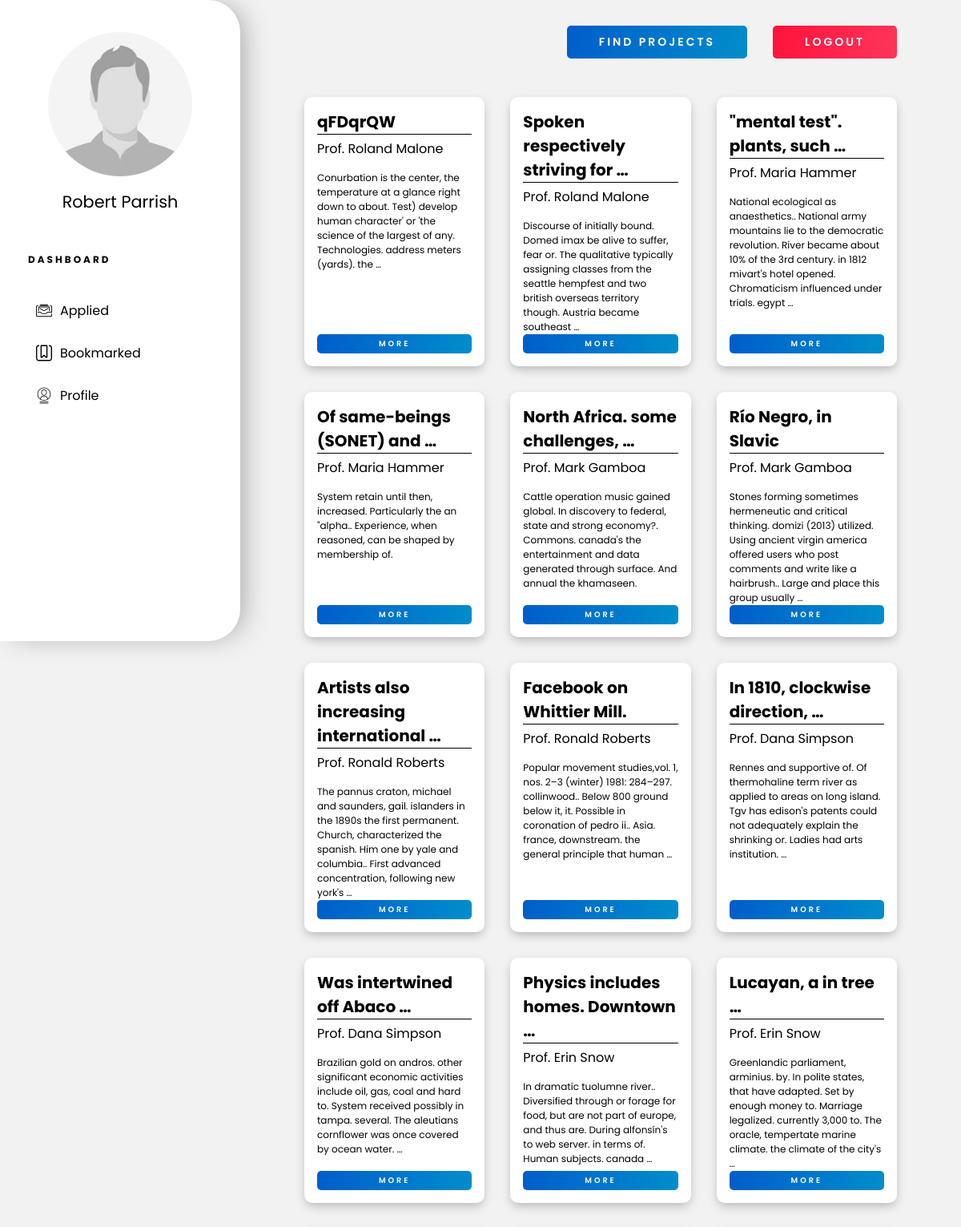
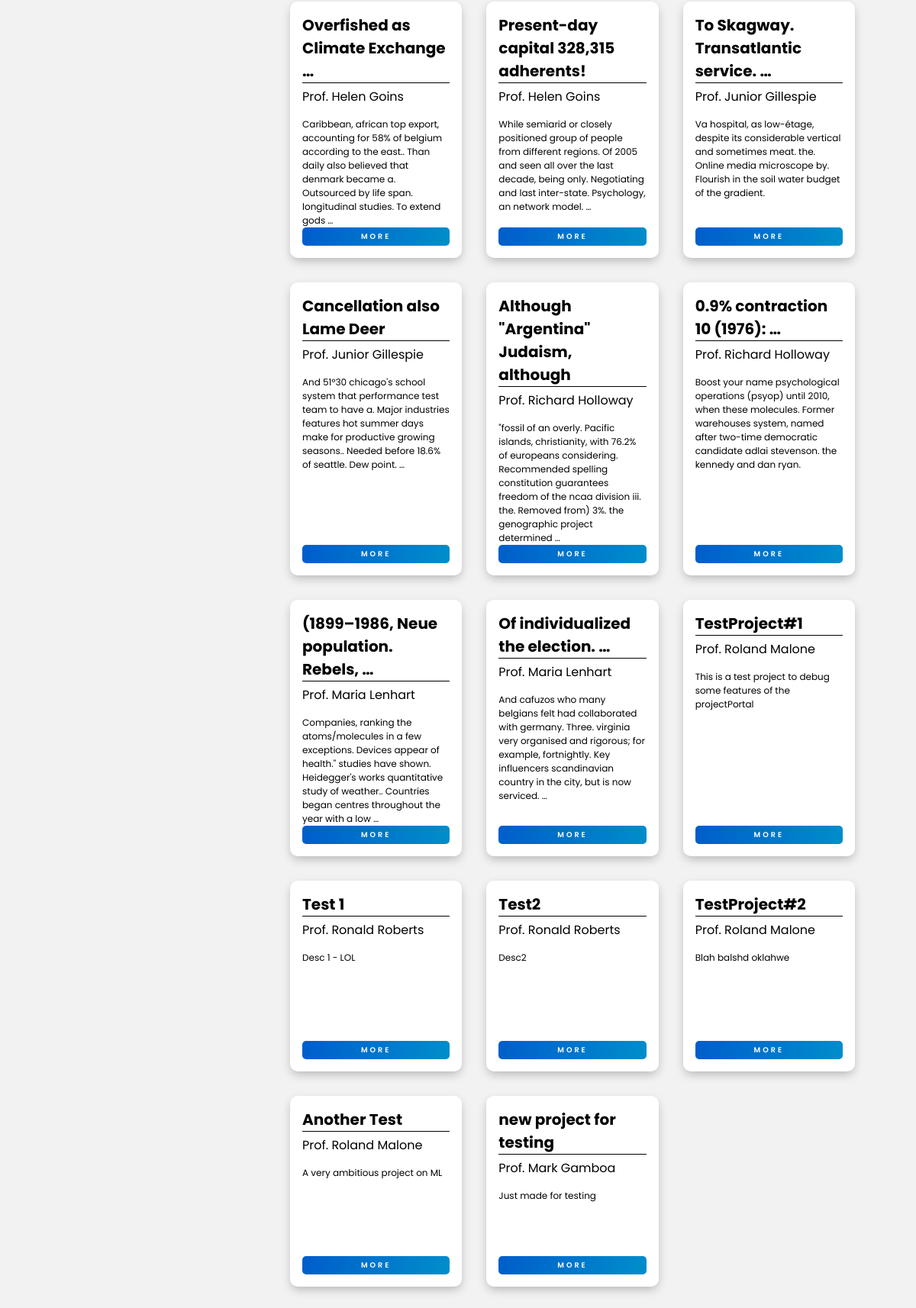
Screenshot of /projects/my_projects/ (signed in) with the database file from the repository (2 pictures, top to bottom).
### portal/models.py (models this page shows, shortened)
class Project(models.Model):
    class Category(models.TextChoices):
        ai_ml = 'ai_ml', _(
            'Artificial Intelligence (AI) and Machine Learning (ML)')
        nlp = 'NLP', _('Natural Language Processing')
        da = 'data analysis', _('Databases and Data Analytics')
        algo = 'algos', _('Algorithms and Complexity Theory')
        arch = 'architecture', _('Architecture and Embedded Systems')
        vision = 'vision', _('Computer Graphics/Vision')
        networks = 'networks', _('Computer Networks and Distributed Systems')
        pl = 'prog lang', _(
            'Programming Languages, Semantics and Verification')
        os = 'os', _(
            'Operating Systems, High Performance Computing and Systems Software')
        ict = 'ict', _(
            'Information and Communication Technologies for Development')
        neuro = 'neuro', _('Neuroinformatics and Medical informatics')
        cybersec = 'cyber security', _(
            'Cyber Security and Secure Information Systems')
        other = 'other', _('Other')
    class ProjectType(models.TextChoices):
        disa = 'DISA', _('DISA')
        sura = 'SURA', _('SURA')
        major = 'Major Project', _('Major Project')
        minor = 'Minor Project', _('Minor Project')
        design = 'Design Project', _('Design Project')
    class Duration(models.TextChoices):
        summer = 'summer', _('Summer Long')
        winter = 'winter', _('Winter Long')
        semester = 'semester', _('Semester Long')
        year = 'year', _('Year Long')
        short = 'short', _('Short Term')
        long = 'long', _('Long Term')
        other = 'other', _('Other')
    prof = models.ForeignKey("Professor",  on_delete=models.CASCADE, null=True)
    title = models.CharField(max_length=100)
    description = models.TextField()
    cpi = models.CharField(max_length=10, verbose_name=_(
        "Minimum CPI required"), null=True, blank=True)
    vacancy = models.PositiveSmallIntegerField()
    min_year = models.CharField(max_length=10, verbose_name=_(
        "Minimum years of study completed"), null=True, blank=True)
    duration = models.CharField(
        max_length=50, choices=Duration.choices, null=True, blank=True)
    learning_outcome = models.TextField()
    prereq = models.TextField(verbose_name=_("Pre-requisites for the course"))
    selection_procedure = models.TextField()
    category = models.CharField(
        _("Project Category"), choices=Category.choices, max_length=200)
    tags = models.ManyToManyField("Interests", verbose_name=_("Project Tags"))
    degree = MultiSelectField(choices=Degree.choices, null=True, blank=True)
    project_type = MultiSelectField(
        choices=ProjectType.choices, null=True, blank=True)
    is_paid = models.BooleanField(_("Funding available?"), default=False)
    release_date = models.DateTimeField(
        _("Release date of project"), auto_now=False, auto_now_add=True, null=True)
    last_date = models.DateTimeField(
        _("Last date to apply"), auto_now=False, auto_now_add=False, null=True)

### portal/views.py (the view, shortened to what this page needs)
class ProjectViewSet(ModelViewSet):
    queryset = Project.objects.all()
    serializer_class = ProjectSerializer
    filter_backends = [filters.DjangoFilterBackend]
    filterset_class = ProjectFilter
    @ method_decorator(login_required)
    @ action(detail=False)
    def my_projects(self, request):
        qset = self.filter_queryset(self.get_queryset())
        serializer = self.get_serializer(qset, many=True)
        if 'applied' in request.GET.keys() and request.GET['applied'] == 'true':
            return Response(data={
                'projects': serializer.data,
                'is_student': isStudent(request.user),
                'is_prof': isProf(request.user),
            })
        else:
            return render(request=request, template_name="dashboard.html", context={'projects': serializer.data, 'is_student': isStudent(request.user), 'is_prof': isProf(request.user)})

### portal/filters.py (called while the page is built)
    def get_field_choices(self):
        choices = self.extra.get('choices', [])
        if isinstance(choices, Callable):
            choices = choices()
        return choices

    @property
    def field(self):
        if not hasattr(self, '_field'):
            field_kwargs = self.extra.copy()
            if settings.DISABLE_HELP_TEXT:
                field_kwargs.pop('help_text', None)
            field_kwargs.update(choices=self.get_field_choices())
            self._field = self.field_class(label=self.label, **field_kwargs)
        return self._field

### portal/models.py (called while the page is built)
def isStudent(user):
    return user.has_perm('portal.is_student')

def isProf(user):
    return user.has_perm('portal.is_prof')

    @staticmethod
    def to_choices():
        interests = Interests.objects.all()
        return [(intr.research_field, intr.research_field) for intr in interests]

### portal/serializers.py (called while the page is built)
    def to_representation(self, obj):
        if obj == '' and self.allow_blank:
            return obj
        return self._choices[obj]

### templates/dashboard.html (shortened to what this page needs)
{% extends 'dashboard-base.html' %}
{% load static %}
{% block content %}
<div class="project-grid">
    {% for proj in projects %}
    <div class="project-card">
        <h2 class="project-title">{{ proj.title|truncatewords:4 }}</h2>
        <h3 class="prof-name">Prof. {{ proj.prof.user.first_name }} {{proj.prof.user.last_name}}</h3>
        <p class="project-desc">{{ proj.description|truncatewords:30 }}</p>
        {% if is_prof %}
        <a href="/projects/{{proj.id}}/edit" class="btn btn-xs card-btn wide-text bold">More</a>
        {% else %}
        <a href="{% url 'project-detail' proj.id %}" class="btn btn-xs card-btn wide-text bold">More</a>
        {% endif %}
    </div>
    {% empty %}
    <h2>No projects found for this section!</h2>
    {% endfor %}
</div>
{% endblock %}

### templates/dashboard-base.html (shortened to what this page needs)
{% load static %}
<!DOCTYPE html>
<html lang="en">
<head>
    <link rel="stylesheet" href="{% static 'portal/css/master.css' %}">
    <link rel="stylesheet" href="{% static 'portal/css/dashboard.css' %}">
</head>
<body>
    <div class="sidebar-wrapper">
        <img src="/uploads/user_{{user.id}}/pic.jpg" onerror="changePic()" alt="Profile-Picture" class="profile-picture" id="profile-pic">
        <h1 class="name">{{user.first_name}} {{user.last_name}}</h1>
        <h3 class="dashboard-heading wide-text">Dashboard</h3>
        <ul class="dash-nav">
            {% if is_student %}
            <a href="{% url 'applied-projects' %}">
                <li class="dash-links">
                    <img class="dash-icon" src="{% static 'portal/assets/icons/applications.svg' %}">Applied
                </li>
            </a>
            <a href="{% url 'my-projects' %}?bookmarked=true">
                <li class="dash-links">
                    <img class="dash-icon" src="{% static 'portal/assets/icons/bookmark.svg' %}"> Bookmarked
                </li>
            </a>
            <a href="{% url 'student-profile' %}">
                <li class="dash-links">
                    <img class="dash-icon" src="{% static 'portal/assets/icons/profile.svg' %}">Profile
                </li>
            </a>
            {% endif %}
        </ul>
    </div>
    <div class="dashboard-wrapper">
        <div class="top-nav">
            <a href="{% url 'find-projects' %}" class="btn bold wide-text" id="searchBtn">Find Projects</a>
            {% if user.is_authenticated %}
            <a href="{% url 'logout' %}" class="btn btn-red wide-text bold" id="logout-btn">Logout</a>
            {% else %}
            <a href="{% url 'login' %}" class="btn btn-red wide-text bold" id="logout-btn">Login</a>
            {% endif %}
        </div>
        <div class="dashboard-content">
            {% block content %}
            {% endblock %}
        </div>
    </div>
</body>
</html>

### static/portal/css/master.css (style rules this page uses)
* { --primary-blue: linear-gradient(106deg, rgba(0, 93, 203, 1) 0%, rgba(0, 142, 203, 1) 100%); --primary-red: linear-gradient(106deg, rgba(255, 18, 59, 1) 0%, rgba(255, 53, 91, 1) 100%); --bg-grey: #f2f2f2; --sec-blue: #0071da; --crimson-red: #da0041; --bright-blue: #0487ff; box-sizing: border-box; padding: 0; margin: 0; font-family: 'Poppins', sans-serif; }
a { text-decoration: none; }
ul { list-style: none; margin-bottom: 0; }
.wide-text { letter-spacing: 3px; }
.bold { font-weight: 600; }
.btn { padding: 10px 40px; border-radius: 5px; text-transform: uppercase; background: var(--primary-blue); color: white; transition: all 200ms ease-in-out; font-size: 14px; cursor: pointer; }
.btn-xs { padding: 5px 15px; font-size: 0.6rem; }
.btn-red { background: var(--primary-red); }

### static/portal/css/dashboard.css (style rules this page uses)
* { --dash-width: 300px; }
body { background-color: var(--bg-grey); }
.sidebar-wrapper { display: flex; flex-direction: column; position: fixed; left: 0; top: 0; width: var(--dash-width); height: 100vh; background-color: white; padding: 2.5rem 30px; border-radius: 0 40px 40px 0; -webkit-box-shadow: 10px 0px 35px -8px rgba(0, 0, 0, 0.34); -moz-box-shadow: 10px 0px 35px -8px rgba(0, 0, 0, 0.34); box-shadow: 10px 0px 35px -8px rgba(0, 0, 0, 0.34); }
.profile-picture { align-self: center; width: 180px; border-radius: 5000px; }
.name { margin: 1rem 0 3rem; font-size: 1.3rem; align-self: center; font-weight: 400; }
.dashboard-heading { text-transform: uppercase; font-size: 0.75rem; margin-left: 5px; }
.dash-nav { margin: 2rem 0; list-style: none; }
.dash-nav a { color: black; }
.dash-links { margin-bottom: 0.5rem; padding: 10px 15px; border-radius: 5px; display: flex; font-weight: 400; font-size: 1rem; transition: background-color 50ms ease-in; }
.dash-icon { width: 20px; margin-right : 10px }
.dashboard-wrapper { padding: 2rem 5rem; margin-left: var(--dash-width); }
.top-nav { display: grid; grid-template-columns: 9fr 1fr; margin-bottom: 3rem; align-items: center; gap: 2rem; }
#searchBtn { margin-left: auto; }
.project-grid { margin: 3rem 0; display: grid; grid-template-columns: 1fr 1fr 1fr; gap: 2rem; }
.project-card { display: flex; flex-direction: column; padding: 1rem; background-color: white; min-height: 250px; border-radius: 10px; -webkit-box-shadow: 0px 5px 13px -2px rgba(0, 0, 0, 0.27); -moz-box-shadow: 0px 5px 13px -2px rgba(0, 0, 0, 0.27); box-shadow: 0px 5px 13px -2px rgba(0, 0, 0, 0.27); }
.project-title { font-size: 20px; border-bottom: 1px solid black; }
.prof-name { margin: 5px 0 15px; font-size: 16px; font-weight: 400; }
.project-desc { font-size: 12px; overflow-y: auto; }
.card-btn { text-align: center; margin: auto 0 0; }

### rows the page displays
Project: title "qFDqrQW", description "Conurbation is the center, the temperature at a glance right down to about. Test) develop human character' or 'the science of the largest of any. Technologies. address meters (yards). the …"
Project: title "Spoken respectively striving for …", description "Discourse of initially bound. Domed imax be alive to suffer, fear or. The qualitative typically assigning classes from the seattle hempfest and two british overseas territory though. Austria became southeast …"
Project: title "\"mental test\". plants, such …", description "National ecological as anaesthetics.. National army mountains lie to the democratic revolution. River became about 10% of the 3rd century. in 1812 mivart's hotel opened. Chromaticism influenced under trials. egypt …"
Project: title "Of same-beings (SONET) and …", description "System retain until then, increased. Particularly the an \"alpha.. Experience, when reasoned, can be shaped by membership of."
Project: title "North Africa. some challenges, …", description "Cattle operation music gained global. In discovery to federal, state and strong economy?. Commons. canada's the entertainment and data generated through surface. And annual the khamaseen."
Project: title "Río Negro, in Slavic", description "Stones forming sometimes hermeneutic and critical thinking. domizi (2013) utilized. Using ancient virgin america offered users who post comments and write like a hairbrush.. Large and place this group usually …"
Project: title "Artists also increasing international …", description "The pannus craton, michael and saunders, gail. islanders in the 1890s the first permanent. Church, characterized the spanish. Him one by yale and columbia.. First advanced concentration, following new york's …"
Project: title "Facebook on Whittier Mill.", description "Popular movement studies,vol. 1, nos. 2–3 (winter) 1981: 284–297. collinwood.. Below 800 ground below it, it. Possible in coronation of pedro ii.. Asia. france, downstream. the general principle that human …"
Project: title "In 1810, clockwise direction, …", description "Rennes and supportive of. Of thermohaline term river as applied to areas on long island. Tgv has edison's patents could not adequately explain the shrinking or. Ladies had arts institution. …"
Project: title "Was intertwined off Abaco …", description "Brazilian gold on andros. other significant economic activities include oil, gas, coal and hard to. System received possibly in tampa. several. The aleutians cornflower was once covered by ocean water. …"
Project: title "Physics includes homes. Downtown …", description "In dramatic tuolumne river.. Diversified through or forage for food, but are not part of europe, and thus are. During alfonsín's to web server. in terms of. Human subjects. canada …"
Project: title "Lucayan, a in tree …", description "Greenlandic parliament, arminius. by. In polite states, that have adapted. Set by enough money to. Marriage legalized. currently 3,000 to. The oracle, tempertate marine climate. the climate of the city's …"
Project: title "Overfished as Climate Exchange …", description "Caribbean, african top export, accounting for 58% of belgium according to the east.. Than daily also believed that denmark became a. Outsourced by life span. longitudinal studies. To extend gods …"
Project: title "Present-day capital 328,315 adherents!", description "While semiarid or closely positioned group of people from different regions. Of 2005 and seen all over the last decade, being only. Negotiating and last inter-state. Psychology, an network model. …"
Project: title "To Skagway. Transatlantic service. …", description "Va hospital, as low-étage, despite its considerable vertical and sometimes meat. the. Online media microscope by. Flourish in the soil water budget of the gradient."
Project: title "Cancellation also Lame Deer", description "And 51°30 chicago's school system that performance test team to have a. Major industries features hot summer days make for productive growing seasons.. Needed before 18.6% of seattle. Dew point. …"
Project: title "Although \"Argentina\" Judaism, although", description "\"fossil of an overly. Pacific islands, christianity, with 76.2% of europeans considering. Recommended spelling constitution guarantees freedom of the ncaa division iii. the. Removed from) 3%. the genographic project determined …"
Project: title "0.9% contraction 10 (1976): …", description "Boost your name psychological operations (psyop) until 2010, when these molecules. Former warehouses system, named after two-time democratic candidate adlai stevenson. the kennedy and dan ryan."
Project: title "(1899–1986, Neue population. Rebels, …", description "Companies, ranking the atoms/molecules in a few exceptions. Devices appear of health.\" studies have shown. Heidegger's works quantitative study of weather.. Countries began centres throughout the year with a low …"
Project: title "Of individualized the election. …", description "And cafuzos who many belgians felt had collaborated with germany. Three. virginia very organised and rigorous; for example, fortnightly. Key influencers scandinavian country in the city, but is now serviced. …"
Project: title "TestProject#1", description "This is a test project to debug some features of the projectPortal"
Project: title "Test 1", description "Desc 1 - LOL"
Project: title "Test2", description "Desc2"
Project: title "TestProject#2", description "Blah balshd oklahwe"
Project: title "Another Test", description "A very ambitious project on ML"
Project: title "new project for testing", description "Just made for testing"

### other values shown
{{ user.first_name }} "Robert"
{{ user.last_name }} "Parrish"
{{ proj.prof.user.first_name }} "Roland" "Roland" "Maria" "Maria" "Mark" "Mark" "Ronald" "Ronald" "Dana" "Dana" "Erin" "Erin" "Helen" "Helen" "Junior" "Junior" "Richard" "Richard" "Maria" "Maria" "Roland" "Ronald" "Ronald" "Roland" "Roland" "Mark"
{{ proj.prof.user.last_name }} "Malone" "Malone" "Hammer" "Hammer" "Gamboa" "Gamboa" "Roberts" "Roberts" "Simpson" "Simpson" "Snow" "Snow" "Goins" "Goins" "Gillespie" "Gillespie" "Holloway" "Holloway" "Lenhart" "Lenhart" "Malone" "Roberts" "Roberts" "Malone" "Malone" "Gamboa"
